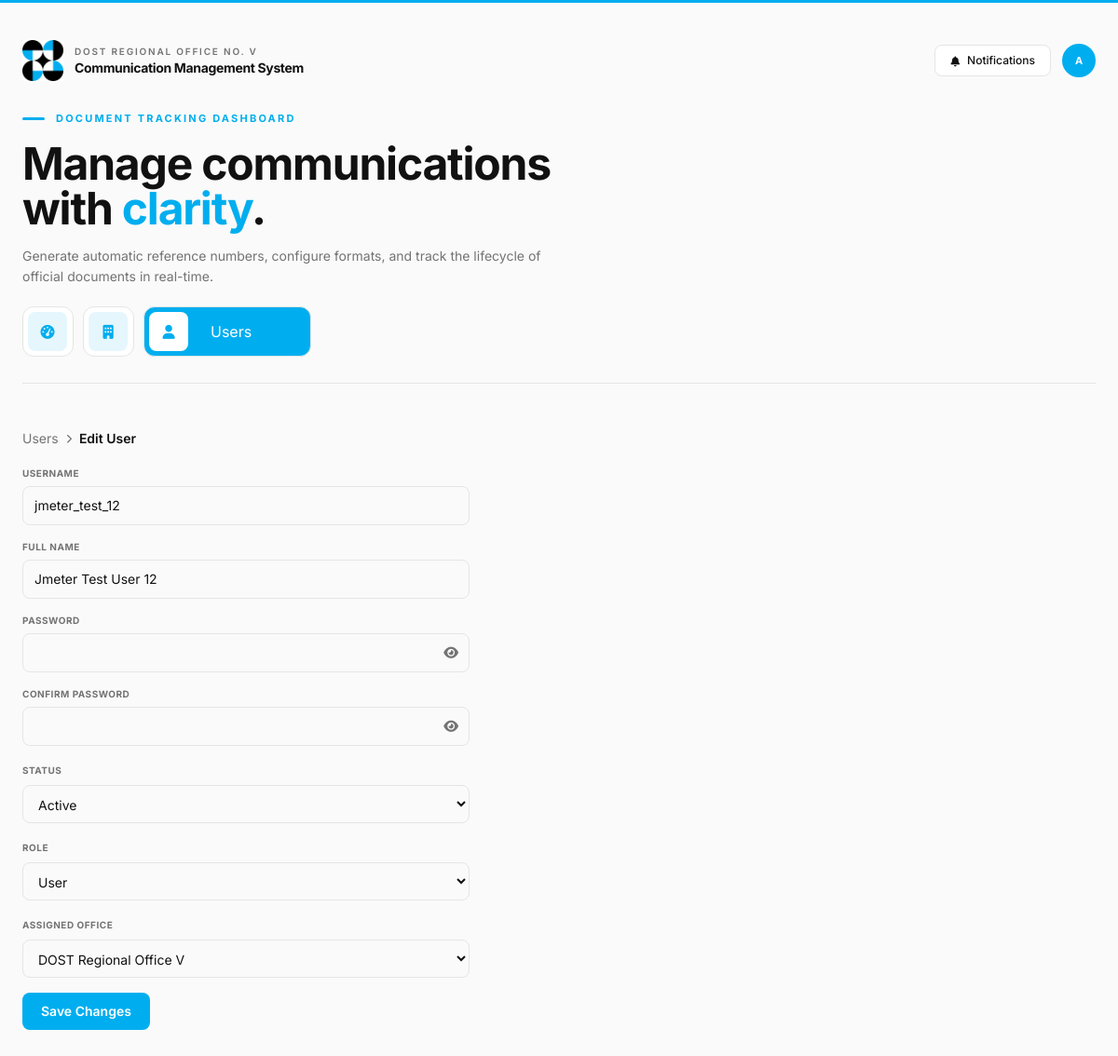
/edit-users.php?user_id=203 (signed in), run on the app's committed database.
### tables this page shows
CREATE TABLE `users` (
  `user_id` int(11) NOT NULL,
  `employee_name` varchar(50) NOT NULL,
  `username` varchar(20) NOT NULL,
  `password` varchar(255) NOT NULL,
  `status` enum('active','inactive') NOT NULL,
  `role` varchar(20) NOT NULL DEFAULT 'user',
  `version` int(10) UNSIGNED NOT NULL DEFAULT 0,
  `office_id` int(11) DEFAULT NULL,
  `created_at` timestamp NOT NULL DEFAULT current_timestamp()
);

CREATE TABLE `offices` (
  `office_id` int(11) NOT NULL,
  `office_code` varchar(20) NOT NULL,
  `office_name` varchar(100) NOT NULL,
  `preferred_prefix` varchar(50) NOT NULL DEFAULT '',
  `status` enum('active','inactive') NOT NULL DEFAULT 'active',
  `created_at` timestamp NOT NULL DEFAULT current_timestamp()
);

### inc/rbac.php (called while the page is built, shortened)
<?php
if (!function_exists('rbac_roles')) {
    function rbac_roles() {
        return ['super_admin', 'office_admin', 'user'];
    }
    function rbac_is_valid_role($role) {
        return in_array($role, rbac_roles(), true);
    }
    function rbac_current_role() {
        return rbac_is_valid_role($_SESSION['role'] ?? null) ? $_SESSION['role'] : 'user';
    }
}

### edit-users.php (the view, shortened to what this page needs)
<?php
include('config/db.php');
require_once __DIR__ . '/inc/rbac.php';
$currentUserRole = rbac_current_role();
$user_id = isset($_GET['user_id']) ? (int)$_GET['user_id'] : 0;
$breadcrumb = [
    'Users' => 'users.php',
    'Edit User' => null
];
$officesResult = $conn->query("SELECT office_id, office_name FROM offices WHERE status = 'active' ORDER BY office_code ASC");
$offices = [];
if ($officesResult) {
    while ($o = $officesResult->fetch_assoc()) {
        $offices[] = $o;
    }
}
$stmt = $conn->prepare("SELECT * FROM users WHERE user_id = ?");
$stmt->bind_param("i", $user_id);
$stmt->execute();
$item = $stmt->get_result()->fetch_assoc();
?>
<!DOCTYPE html>
<html lang="en">
<head>
  <script src="https://cdn.tailwindcss.com"></script>
  <link rel="stylesheet" href="https://cdnjs.cloudflare.com/ajax/libs/font-awesome/6.4.0/css/all.min.css">
  <link rel="stylesheet" href="css/document.css">
</head>
<body>
  <div class="relative max-w-7xl mx-auto px-4 sm:px-6 py-6 sm:py-10">
<?php include('inc/header.php'); ?>
	<nav class="breadcrumb">
    <?php
    $last = array_key_last($breadcrumb);
    foreach ($breadcrumb as $label => $link) {
        if ($link && $label !== $last) {
            echo "<a href=\"$link\">$label</a>";
        } else {
            echo "<span>$label</span>";
        }
        if ($label !== $last) {
            echo '<i class="fa-solid fa-chevron-right separator"></i>';
        }
    }
    ?>
	</nav>
	<form method="POST" onsubmit="return validatePasswords();" class="user-form">
		<div class="form-group">
			<label for="username">Username</label>
			<input
				type="text"
				name="username"
				value="<?= htmlspecialchars($_POST['username'] ?? $item['username']) ?>"
				class="flat-field w-full px-3 py-2.5 text-sm"
				required>
		</div>
		<div class="form-group">
			<label for="employee_name">Full Name</label>
			<input
				type="text"
				name="employee_name"
				value="<?= htmlspecialchars($_POST['employee_name'] ?? $item['employee_name']) ?>"
				class="flat-field w-full px-3 py-2.5 text-sm"
				required>
		</div>
		<div class="form-group">
			<label for="password">Password</label>
			<div class="input-wrapper">
				<input type="password" name="password" id="password" class="flat-field w-full px-3 py-2.5 text-sm js-password-field">
				<i class="fa-solid fa-eye js-password-toggle" onclick="toggleVisibility(this)"></i>
			</div>
		</div>
		<div class="form-group">
			<label for="confirm">Confirm Password</label>
			<div class="input-wrapper">
				<input type="password" name="confirm" id="confirm" class="flat-field w-full px-3 py-2.5 text-sm js-password-field">
				<i class="fa-solid fa-eye js-password-toggle" onclick="toggleVisibility(this)"></i>
			</div>
		</div>
		<div class="form-group">
			<label for="status" class="text-sm font-medium block mb-1">Status</label>
			<select name="status" id="status" class="flat-field w-full px-3 py-2.5 text-sm" required>
			<option value="active" <?= ($item['status'] ?? '') === 'active' ? 'selected' : '' ?>>Active</option>
			</select>
		</div>
		<?php if ($currentUserRole === 'super_admin'): ?>
		<div class="form-group">
			<label for="role" class="text-sm font-medium block mb-1">Role</label>
			<select name="role" id="role" class="flat-field w-full px-3 py-2.5 text-sm" required>
				<option value="user" <?= ($_POST['role'] ?? $item['role'] ?? '') === 'user' ? 'selected' : '' ?>>User</option>
			</select>
		</div>
		<div class="form-group">
			<label for="office_id" class="text-sm font-medium block mb-1">Assigned Office</label>
			<select name="office_id" id="office_id" class="flat-field w-full px-3 py-2.5 text-sm" required>
				<?php foreach ($offices as $office): ?>
				<option value="<?= (int)$office['office_id'] ?>" <?= (int)($_POST['office_id'] ?? $item['office_id'] ?? 0) === (int)$office['office_id'] ? 'selected' : '' ?>><?= htmlspecialchars($office['office_name']) ?></option>
				<?php endforeach; ?>
			</select>
		</div>
		<?php endif; ?>
		<button class="button-primary px-5 py-2.5 text-sm" type="submit">Save Changes</button>
	</form>
</body>
</html>

### css/document.css (style rules this page uses)
:root { --bg: #fafafa; --surface: #FFFFFF; --ink: #111111; --muted: #737373; --line: #E5E5E5; --accent: #00aeef; --accent-hover: #0088BB; --accent-soft: #E6F6FD; --amber: #B45309; --amber-soft: #FEF9EE; --green: #15803D; --green-soft: #ECFDF5; --radius: 12px; --radius-sm: 8px; }
* { -webkit-font-smoothing: antialiased; box-sizing: border-box; margin: 0; padding: 0; }
body { font-family: 'Gotham', 'Inter', ui-sans-serif, system-ui, sans-serif; background: var(--bg); color: var(--ink); min-height: 100vh; }
.button-primary { background: var(--accent); color: #fff; border: none; border-radius: var(--radius-sm); font-family: inherit; font-weight: 600; cursor: pointer; transition: background 0.2s ease, transform 0.1s ease; }
.flat-field { background: var(--bg); border: 1px solid var(--line); border-radius: var(--radius-sm); color: var(--ink); font-family: inherit; transition: border-color 0.2s ease, box-shadow 0.2s ease; outline: none; }
.flat-field::placeholder { color: #A3A3A3; }
.breadcrumb { display: flex; align-items: center; gap: 8px; margin-bottom: 20px; font-size: 14px; }
.breadcrumb a { color: var(--muted); text-decoration: none; }
.breadcrumb span { color: var(--text); font-weight: 600; }
.separator { font-size: 10px; color: var(--muted); }
.user-form { max-width: 480px; }
.user-form .form-group { margin-bottom: 16px; }
.user-form .form-group > label { display: block; font-size: 10px; text-transform: uppercase; letter-spacing: 0.05em; color: var(--muted); font-weight: 700; margin-bottom: 6px; }
.user-form .input-wrapper, .loginForm .input-wrapper { position: relative; }
.user-form .input-wrapper i, .loginForm .input-wrapper i { position: absolute; right: 12px; top: 50%; transform: translateY(-50%); color: var(--muted); cursor: pointer; font-size: 14px; }

### data on the page
users: username "jmeter_test_12", employee_name "Jmeter Test User 12", status "Active", role "User", office_id "DOST Regional Office V"

### other printed values
$initials "A"
$label "Users"
$label "Edit User"
